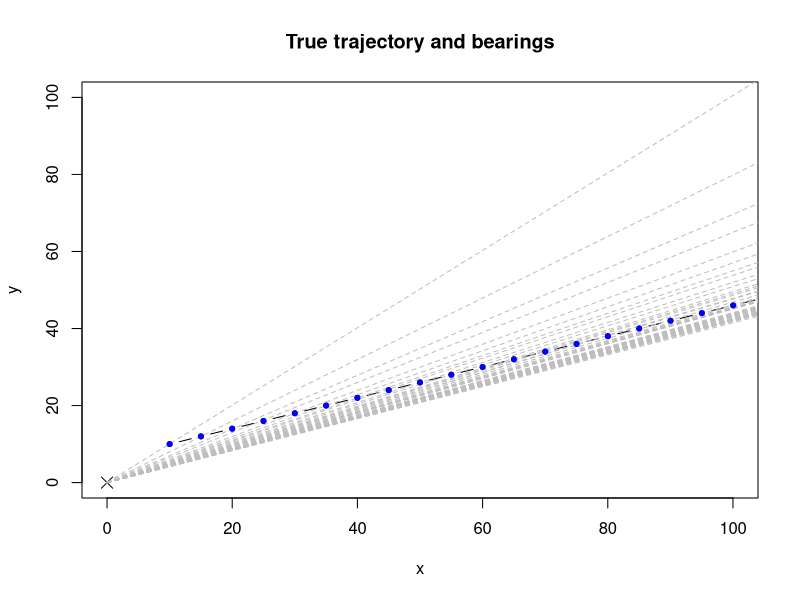

The R source for this figure:
# Helper: wrap angle to (-pi, pi]
wrapToPi <- function(a) {
  a <- (a + pi) %% (2*pi) - pi
  return(a)
}

# Simulate bearings-only tracking: constant-velocity model with white acceleration noise
simulate_bearings <- function(N,
                              q = 0.001^2,           # std dev of acceleration noise (m/s^2)
                              r = 0.005^2,           # std dev of bearing noise (radians) (default 1 degree)
                              x0 = c(10, 5, 10, 2)  # initial state: [x, vx, y, vy]
                              ) { 
  
  if(length(x0) != 4) stop("x0 must be length 4: c(x, vx, y, vy)")
  
  # State transition matrices for constant velocity in 2D
  F <- matrix(0, 4, 4)
  F[1,1] <- 1; F[1,2] <- 1
  F[2,2] <- 1
  F[3,3] <- 1; F[3,4] <- 1
  F[4,4] <- 1
  
  G <- matrix(0, 4, 2)
  G[1, 1] <- 0.5
  G[2, 1] <- 1
  G[3, 2] <- 0.5
  G[4, 2] <- 1
  
  # Preallocate
  x <- matrix(0, nrow = 4, ncol = N)   # true states
  z <- numeric(N)                      # noisy bearings (radians)
  z_clean <- numeric(N)                # noiseless bearings (for reference)
  
  # initial state
  x[,1] <- x0
  
  # simulate
  for(t in 2:N) {
    x[,t] <- F %*% x[,t-1] + G %*% rnorm(2, mean = 0, sd = sqrt(q))
  }
  # produce measurements for each time
  for(t in 1:N) {
    bearing_clean <- atan2(x[3,t], x[1,t])
    z_clean[t] <- wrapToPi(bearing_clean)
    # additive Gaussian noise on angle (wrapped)
    z[t] <- wrapToPi(bearing_clean + rnorm(1, 0, sqrt(r)))
  }
  
  return(list(
    states = x,              # 4 x N matrix: [x, vx, y, vy]
    bearing = z,             # noisy bearings (radians)
    bearing_clean = z_clean  # noise-free bearings (radians)
  ))
}


set.seed(1)
sim <- simulate_bearings(N = 60)

# plot true trajectory and bearing lines from observer (origin)
x <- sim$states
plot(x[1,], x[3,], type = "b", pch = 20, xlab = "x", ylab = "y", main = "True trajectory and bearings",
     xlim = c(0, 100), ylim = c(0, 100))
points(0,0, pch = 4, cex = 1.5) # observer
# draw bearing lines (noisy measurements) from observer
for(t in 1:ncol(x)) {
  ang <- sim$bearing[t]
  lines(c(0, 1200*cos(ang)), c(0, 1200*sin(ang)), lty = 2, col = "gray")
}
points(x[1,], x[3,], pch = 20, col = "blue")


